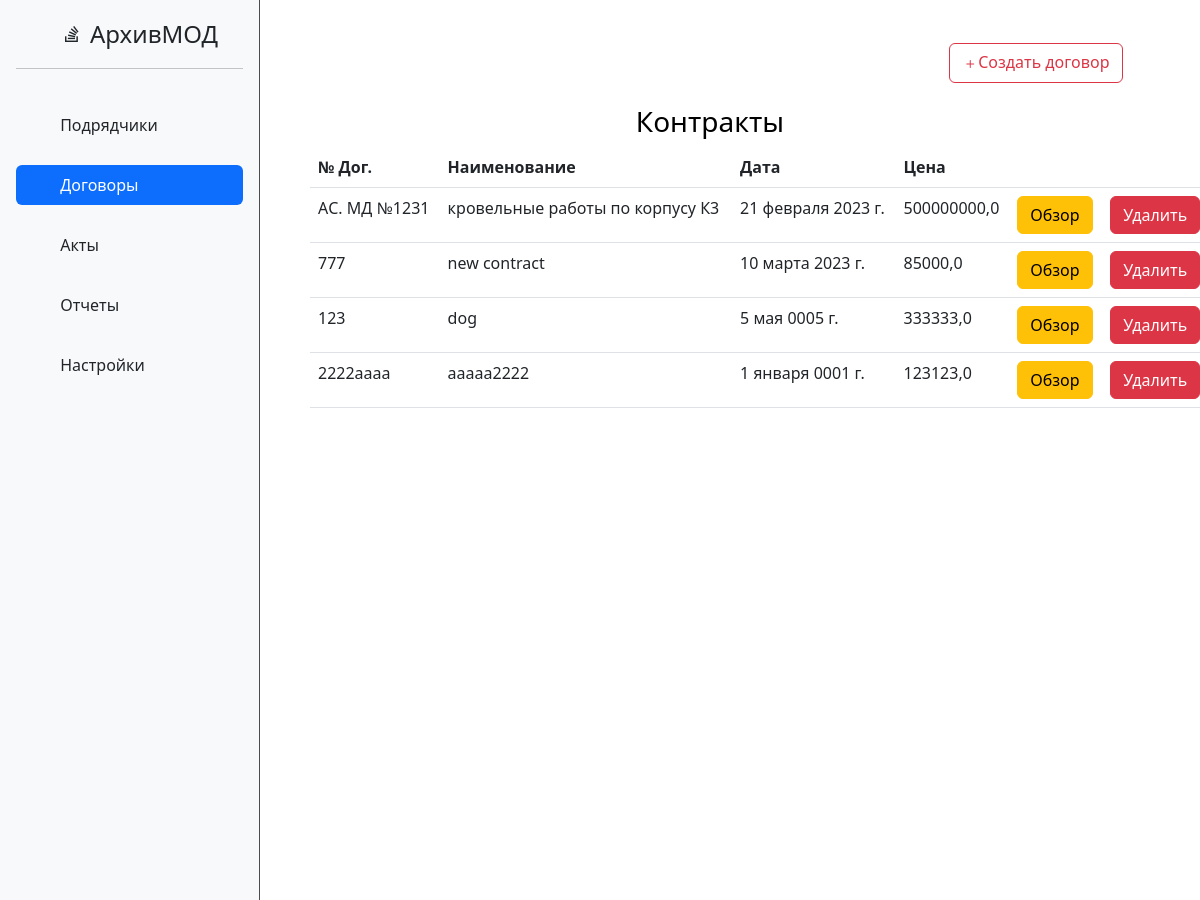
Page /archive/contracts_home/ (upper part) on the earlier database version.
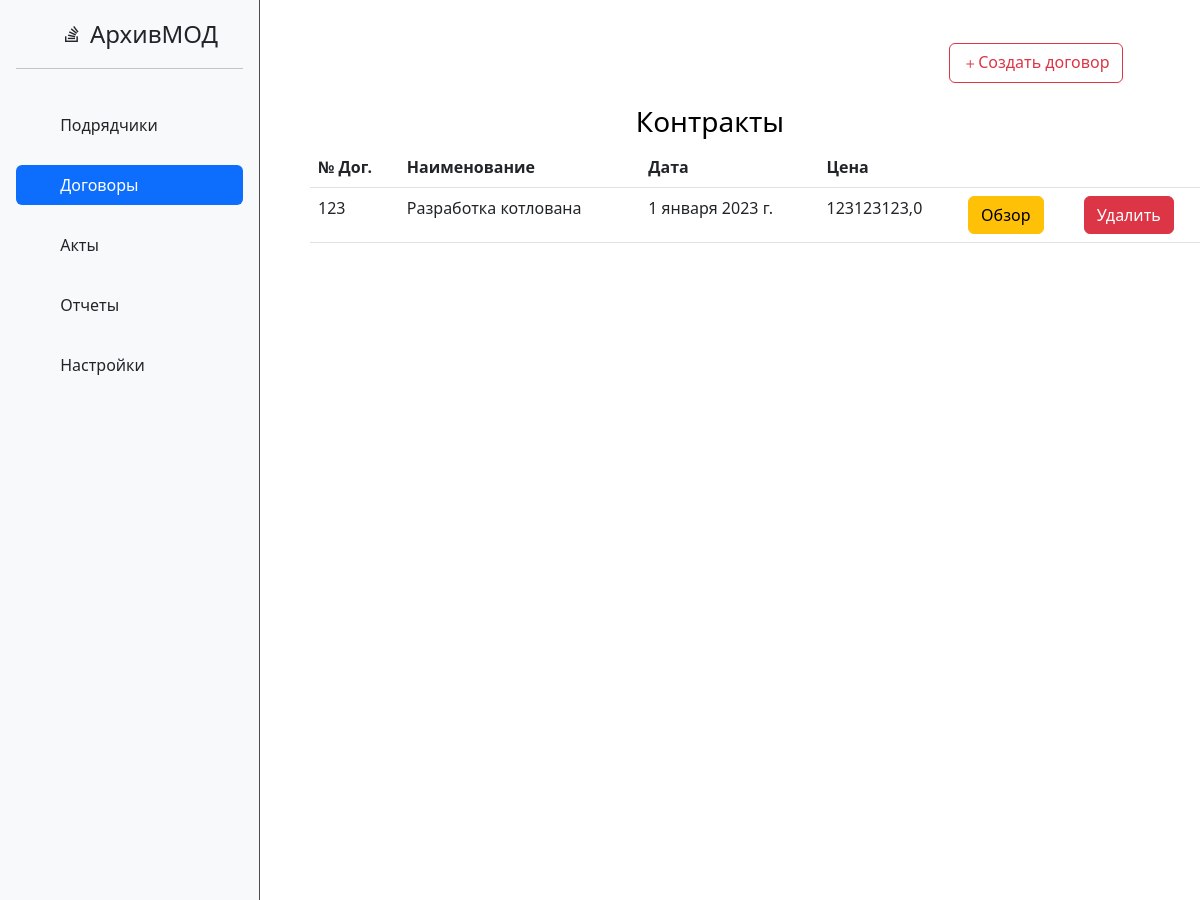
Same page on the later database version.
### archive/models.py (models this page shows, shortened)
class Contracts(models.Model):
    title = models.CharField('Название', max_length=120)
    number = models.CharField('Номер', max_length=25, unique=True)
    price = models.FloatField('Цена договора', max_length=25)
    date = models.DateField('Дата договора')
    retention_rate = models.FloatField('Процент гарантийного удержания', max_length=4)
    company = models.ForeignKey('companies', on_delete=models.CASCADE, null=True)
    class Meta:
        verbose_name = 'Договор'
        verbose_name_plural = 'Договоры'

### archive/views.py (the view)
# urls.py: path("contracts_home/", views.ContractHome.as_view(), name="contract-home"),
class ContractHome(ListView):
    model = Contracts
    template_name = 'archive/contract_home.html'
    context_object_name = 'contracts'
    def get_context_data(self, *, object_list=None, **kwargs):
        context = super().get_context_data(**kwargs)
        context['title'] = "Контракты"
        context['navbar'] = 'contract'
        return context

### archive/templates/archive/contract_home.html (shortened to what this page needs)
{% extends "main/index.html" %}
{% block content %}
    <div class="features">
        <div  class="head">
            <a href="{% url 'create' %}"><button type="button" class="btn btn-outline-danger"><i class="bi bi-plus"></i>Создать договор</button></a>
        </div>
        <h3>{{ title }}</h3>
        <div class="table">
            <table class="table">
              <thead>
                <tr>
                  <th scope="col">№ Дог.</th>
                  <th scope="col">Наименование</th>
                  <th scope="col">Дата</th>
                  <th scope="col">Цена</th>
                </tr>
              </thead>
              <tbody>
                {% for el in contracts %}
                    <tr>
                        <td>{{ el.number }}</td>
                        <td>{{ el.title }}</td>
                        <td>{{ el.date }}</td>
                        <td>{{ el.price }}</td>
                        <td><a href="{% url 'contract-detail' el.id %}" class="btn btn-warning">Обзор</a></td>
                        <td><a href="{% url 'contract-delete' el.id %}" class="btn btn-danger">Удалить</a></td>
                    </tr>
                {% endfor %}
              </tbody>
            </table>
        </div>
    </div>
{% endblock %}

### main/templates/main/index.html (shortened to what this page needs)
{% extends "main/layout.html" %}

### main/templates/main/layout.html (shortened to what this page needs)
{% load static %}
<!DOCTYPE html>
<html lang="ru">
<head>
    <link rel="stylesheet" href="https://cdn.jsdelivr.net/npm/bootstrap@5.2.3/dist/css/bootstrap.min.css">
    <link rel="stylesheet" href="{% static 'main/css/main.css' %}">
    <link rel="stylesheet" href="https://cdn.jsdelivr.net/npm/bootstrap-icons@1.10.3/font/bootstrap-icons.css">
    <link rel="stylesheet" href="https://cdn.jsdelivr.net/npm/bootstrap@5.2.3/dist/js/bootstrap.min.js">
    <link rel="stylesheet" href="https://cdn.jsdelivr.net/npm/bootstrap@5.2.3/dist/js/bootstrap.bundle.min.js">
    <link rel="stylesheet" href="https://getbootstrap.com/docs/5.3/dist/css/bootstrap.min.css" rel="stylesheet">
</head>
<body>
    <aside>
        <div class="d-flex flex-column flex-shrink-0 p-3 bg-light" style="width: 280px;">
            <a href="/" class="d-flex align-items-center mb-3 mb-md-0 me-md-auto link-dark text-decoration-none">
              <svg class="bi pe-none me-2" width="40" height="32"><i class="bi bi-stack-overflow"></i></svg>
              <span class="fs-4">АрхивМОД</span></a>
            <hr>
            <ul class="nav nav-pills flex-column mb-auto">
              <li class="nav-item">
                <a href="{% url 'company-home' %}" class="nav-link {% if navbar == 'company' %} active disabled {% else %} link-dark {% endif %}" aria-current="page">
                  <svg class="bi pe-none me-2" width="16" height="16"><use xlink:href="#home"></use></svg>
                  Подрядчики
                </a>
              </li>
              <li >
                <a href="{% url 'contract-home' %}" class="nav-link {% if navbar == 'contract' %} active disabled {% else %} link-dark {% endif %}">
                  <svg class="bi pe-none me-2" width="16" height="16"><use xlink:href="#speedometer2"></use></svg>
                  Договоры
                </a>
              </li>
              <li>
                <a href="{% url 'acts' %}" class="nav-link {% if navbar == 'act' %} active disabled {% else %} link-dark {% endif %}">
                  <svg class="bi pe-none me-2" width="16" height="16"><use xlink:href="#table"></use></svg>
                  Акты
                </a>
              </li>
              <li>
                <a href="#" class="nav-link link-dark">
                  <svg class="bi pe-none me-2" width="16" height="16"><use xlink:href="#grid"></use></svg>
                  Отчеты
                </a>
              </li>
              <li>
                <a href="#" class="nav-link link-dark">
                  <svg class="bi pe-none me-2" width="16" height="16"><use xlink:href="#people-circle"></use></svg>
                  Настройки
                </a>
              </li>
            </ul>
        </div>
    </aside>
    <main>
        {% block content %}
        {% endblock %}
    </main>
</body>
</html>

Differences in the rows shown:
removed Contracts: number "АС. МД №1231", title "кровельные работы по корпусу К3", date "21 февраля 2023 г.", price "500000000,0"
removed Contracts: number "777", title "new contract", date "10 марта 2023 г.", price "85000,0"
removed Contracts: number "123", title "dog", date "5 мая 0005 г.", price "333333,0"
removed Contracts: number "2222аааа", title "ааааа2222", date "1 января 0001 г.", price "123123,0"
added Contracts: number "123", title "Разработка котлована", date "1 января 2023 г.", price "123123123,0"
